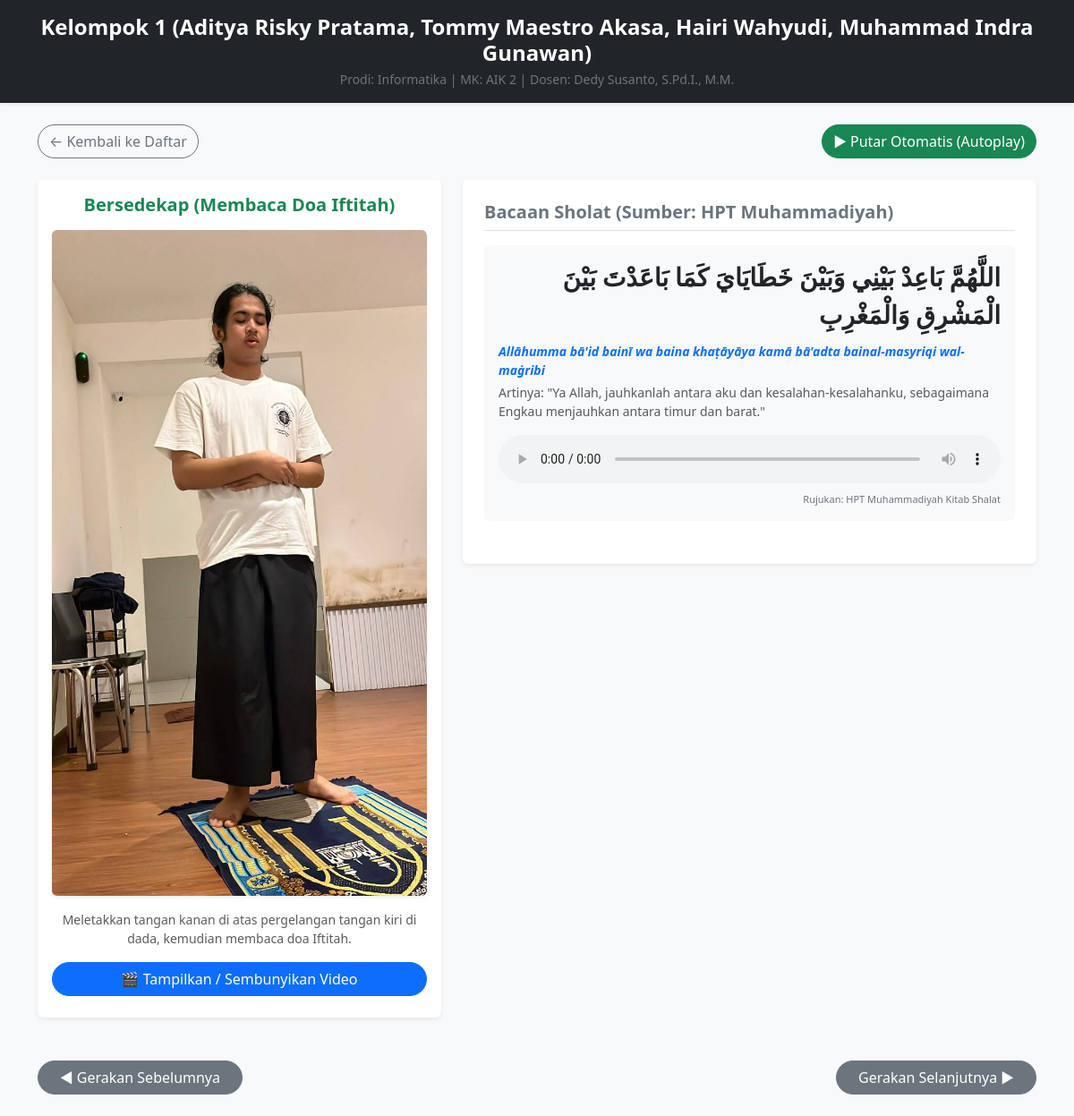
/detail_gerakan.php?id=3, run on the app's committed database.
### tables this page shows
CREATE TABLE `kelompok` (
  `id` int(11) NOT NULL,
  `nama_kelompok` varchar(100) NOT NULL,
  `prodi` varchar(100) NOT NULL,
  `mata_kuliah` varchar(100) NOT NULL,
  `dosen` varchar(100) NOT NULL
);

CREATE TABLE `gerakan` (
  `id` int(11) NOT NULL,
  `id_kategori` int(11) NOT NULL,
  `nama` varchar(100) NOT NULL,
  `urutan` smallint(6) NOT NULL,
  `deskripsi` text DEFAULT NULL,
  `gambar_url` varchar(255) DEFAULT NULL,
  `video_url` varchar(255) DEFAULT NULL
);

CREATE TABLE `bacaan` (
  `id` int(11) NOT NULL,
  `id_gerakan` int(11) NOT NULL,
  `urutan` smallint(6) NOT NULL,
  `teks_arab` text NOT NULL,
  `teks_latin` text NOT NULL,
  `terjemahan` text NOT NULL,
  `audio_url` varchar(255) DEFAULT NULL,
  `sumber` varchar(150) NOT NULL
);

### detail_gerakan.php (the view, shortened to what this page needs)
<?php
include 'header.php';
$id_gerakan = isset($_GET['id']) ? intval($_GET['id']) : 1;
$query_gerakan = mysqli_query($conn, "SELECT * FROM gerakan WHERE id = $id_gerakan");
$gerakan = mysqli_fetch_assoc($query_gerakan);
$id_kategori = $gerakan['id_kategori'];
$query_prev = mysqli_query($conn, "SELECT id FROM gerakan WHERE id_kategori = $id_kategori AND urutan < {$gerakan['urutan']} ORDER BY urutan DESC LIMIT 1");
$prev_data = mysqli_fetch_assoc($query_prev);
$query_next = mysqli_query($conn, "SELECT id FROM gerakan WHERE id_kategori = $id_kategori AND urutan > {$gerakan['urutan']} ORDER BY urutan ASC LIMIT 1");
$next_data = mysqli_fetch_assoc($query_next);
$query_bacaan = mysqli_query($conn, "SELECT * FROM bacaan WHERE id_gerakan = $id_gerakan ORDER BY urutan ASC");
?>
<div class="container my-4">
    <div class="d-flex justify-content-between mb-4">
        <a href="daftar_gerakan.php?kategori=<?= $id_kategori; ?>" class="btn btn-outline-secondary rounded-pill">← Kembali ke Daftar</a>
        <button id="btnAutoplay" class="btn btn-success rounded-pill">▶ Putar Otomatis (Autoplay)</button>
    </div>
    <div class="row g-4">
        <div class="col-md-5 text-center">
            <div class="card shadow-sm p-3 border-0">
                <h5 class="fw-bold mb-3 text-success"><?= $gerakan['nama']; ?></h5>
                <div class="mb-3">
                    <img src="assets/img/<?= $gerakan['gambar_url']; ?>" class="img-fluid rounded shadow-sm" onerror="this.src='https://placehold.co/400x300?text=Gambar+Gerakan'">
                </div>
                <p class="text-muted small mb-3"><?= $gerakan['deskripsi']; ?></p>
                <?php if (!empty($gerakan['video_url'])) : ?>
                    <button class="btn btn-primary w-100 rounded-pill mb-2" type="button" data-bs-toggle="collapse" data-bs-target="#boxVideo">🎬 Tampilkan / Sembunyikan Video</button>
                <?php endif; ?>
            </div>
        </div>
        <div class="col-md-7">
            <div class="card shadow-sm p-4 border-0">
                <h5 class="fw-bold text-secondary border-bottom pb-2 mb-3">Bacaan Sholat (Sumber: HPT Muhammadiyah)</h5>
                <?php
                if (mysqli_num_rows($query_bacaan) > 0) {
                    while ($bacaan = mysqli_fetch_assoc($query_bacaan)) {
                ?>
                    <div class="mb-4 bg-light p-3 rounded">
                        <div class="font-arab text-end mb-2 text-dark fw-bold"><?= $bacaan['teks_arab']; ?></div>
                        <div class="text-primary fw-semibold small mb-1"><em><?= $bacaan['teks_latin']; ?></em></div>
                        <div class="text-muted small mb-2">Artinya: "<?= $bacaan['terjemahan']; ?>"</div>
                        <?php if (!empty($bacaan['audio_url'])) : ?>
                            <audio controls class="w-100 mt-2">
                                <source src="assets/audio/<?= $bacaan['audio_url']; ?>" type="audio/mpeg">
                            </audio>
                        <?php endif; ?>
                        <div class="text-end text-secondary mt-1" style="font-size: 11px;">Rujukan: <?= $bacaan['sumber']; ?></div>
                    </div>
                <?php
                    }
                } else {
                    echo "<p class='text-muted text-center py-4'>Tidak ada bacaan khusus pada gerakan ini.</p>";
                }
                ?>
            </div>
        </div>
    </div>
    <div class="row mt-5">
        <div class="col-6 text-start">
            <?php if ($prev_data) : ?>
                <a href="detail_gerakan.php?id=<?= $prev_data['id']; ?>" class="btn btn-secondary px-4 rounded-pill">◀ Gerakan Sebelumnya</a>
            <?php endif; ?>
        </div>
        <div class="col-6 text-end">
            <?php if ($next_data) : ?>
                <a id="btnNext" href="detail_gerakan.php?id=<?= $next_data['id']; ?>" class="btn btn-secondary px-4 rounded-pill">Gerakan Selanjutnya ▶</a>
            <?php else : ?>
                <a href="index.php" class="btn btn-success px-4 rounded-pill">Selesai (Kembali ke Awal)</a>
            <?php endif; ?>
        </div>
    </div>
</div>
</body>
</html>

### header.php (shortened to what this page needs)
<?php
include 'koneksi.php';
$query_kelompok = mysqli_query($conn, "SELECT * FROM kelompok LIMIT 1");
$data_kelompok = mysqli_fetch_assoc($query_kelompok);
?>
<!DOCTYPE html>
<html lang="id">
<head>
    <link href="https://cdn.jsdelivr.net/npm/bootstrap@5.3.0/dist/css/bootstrap.min.css" rel="stylesheet">
</head>
<body class="bg-light">
<header class="bg-dark text-white py-3 mb-4 shadow-sm">
    <div class="container text-center">
        <h4 class="fw-bold mb-1"><?= isset($data_kelompok['nama_kelompok']) ? $data_kelompok['nama_kelompok'] : 'Nama Kelompok'; ?></h4>
        <p class="small mb-0 text-secondary">
            Prodi: <?= isset($data_kelompok['prodi']) ? $data_kelompok['prodi'] : '-'; ?> |
            MK: <?= isset($data_kelompok['mata_kuliah']) ? $data_kelompok['mata_kuliah'] : '-'; ?> |
            Dosen: <?= isset($data_kelompok['dosen']) ? $data_kelompok['dosen'] : '-'; ?>
        </p>
    </div>
</header>

### header.php (style rules this page uses)
.font-arab { font-family: 'Amiri', serif; font-size: 28px; direction: rtl; }

### data on the page
kelompok: nama_kelompok "Kelompok 1 (Aditya Risky Pratama, Tommy Maestro Akasa, Hairi Wahyudi, Muhammad Indra Gunawan)", prodi "Informatika", mata_kuliah "AIK 2", dosen "Dedy Susanto, S.Pd.I., M.M."
gerakan: nama "Bersedekap (Membaca Doa Iftitah)", gambar_url (picture), deskripsi "Meletakkan tangan kanan di atas pergelangan tangan kiri di dada, kemudian membaca doa Iftitah."
bacaan: teks_arab "اللَّهُمَّ بَاعِدْ بَيْنِي وَبَيْنَ خَطَايَايَ كَمَا بَاعَدْتَ بَيْنَ الْمَشْرِقِ وَالْمَغْرِبِ", teks_latin "Allāhumma bā'id bainī wa baina khaṭāyāya kamā bā'adta bainal-masyriqi wal-maġribi", terjemahan "Ya Allah, jauhkanlah antara aku dan kesalahan-kesalahanku, sebagaimana Engkau menjauhkan antara timur dan barat.", sumber "HPT Muhammadiyah Kitab Shalat"
